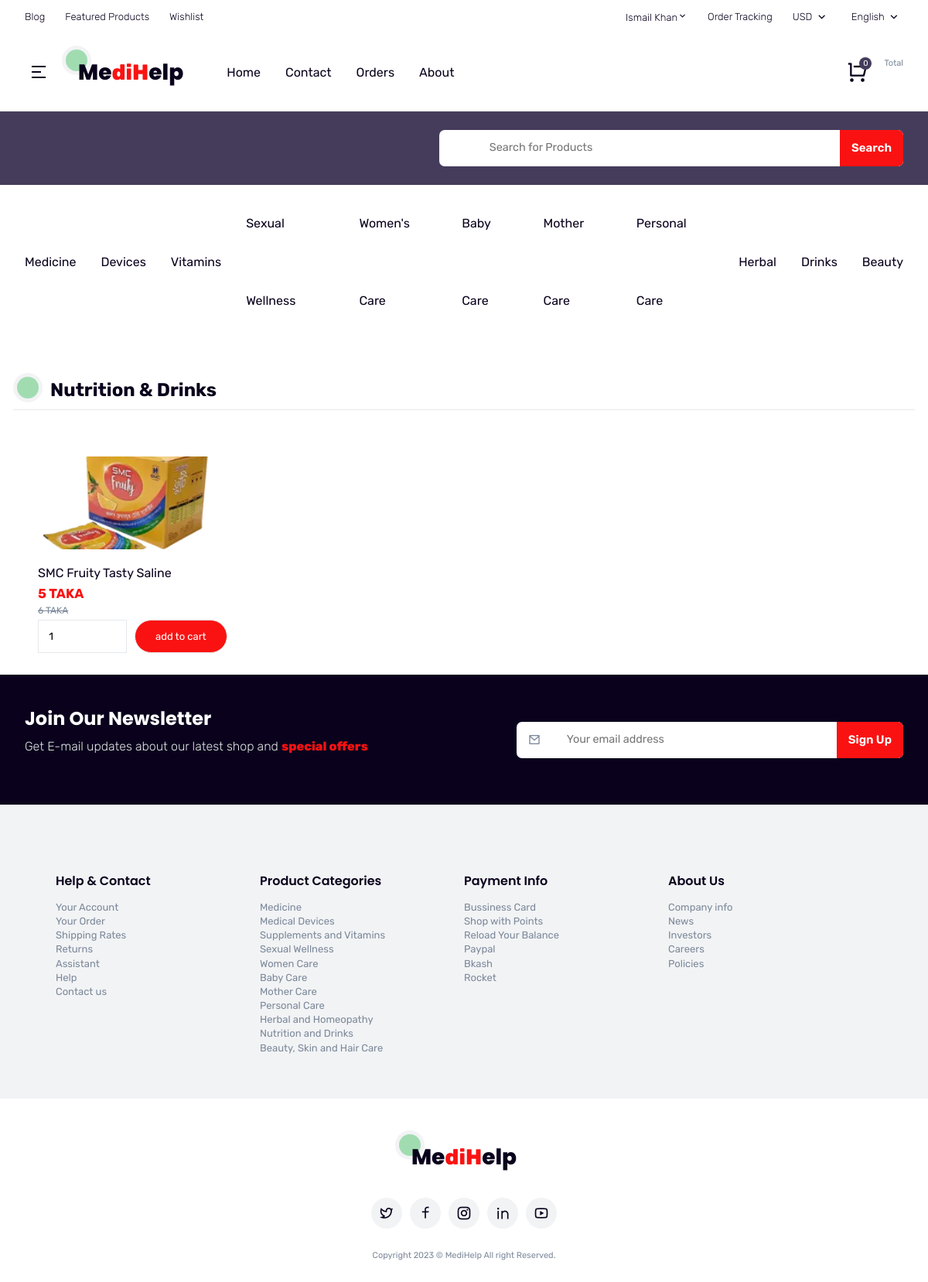
Page /drink.php (signed in) on the committed database.
### tables this page shows
CREATE TABLE `users` (
  `id` int(100) NOT NULL,
  `name` varchar(100) NOT NULL,
  `email` varchar(100) NOT NULL,
  `password` varchar(100) NOT NULL,
  `user_type` varchar(20) NOT NULL DEFAULT 'user'
);

CREATE TABLE `drink` (
  `id` int(100) NOT NULL,
  `name` varchar(100) NOT NULL,
  `gname` varchar(100) NOT NULL,
  `oprice` int(100) NOT NULL,
  `price` int(100) NOT NULL,
  `image` varchar(100) NOT NULL
);

### drink.php (the view, shortened to what this page needs)
<?php
include 'config.php';
$user_id = $_SESSION['user_id'];
?>
<!DOCTYPE html>
<html lang="en">
<head>
    <link rel="stylesheet" href="https://cdn.jsdelivr.net/npm/remixicon@2.5.0/fonts/remixicon.css">
    <link rel="stylesheet" href="https://cdnjs.cloudflare.com/ajax/libs/font-awesome/5.15.4/css/all.min.css"/>
    <link rel="stylesheet" href="https://cdnjs.cloudflare.com/ajax/libs/font-awesome/6.2.1/css/all.min.css"/>
    <link rel="stylesheet" href="https://cdnjs.cloudflare.com/ajax/libs/font-awesome/6.0.0/css/all.min.css">
    <link rel="stylesheet" href="https://cdn.jsdelivr.net/npm/swiper@8/swiper-bundle.min.css"/>
   <link rel="stylesheet" href="css/style.css">
   <link rel="stylesheet" href="css/style1.css">
</head>
<body>
<?php include 'header.php'; ?>
    <div id="page" class="site page-single">
    <header>
        <div class="header-main mobile-hide">
            <div class="container">
                <div class="wrapper flexitem">
                    <div class="right">
                        <div class="search-box">
                            <form action="" class="search">
                                <span class="icon-large"><i class="risearch-line"></i></span>
                                <input type="search" placeholder="Search for Products">
                                <button type="submit">Search</button>
                            </form>
                        </div>
                    </div>
                </div>
            </div>
        </div>
    </header>
    <?php include 'header1.php'; ?>
    <div class="features">
            <div class="container">
                <div class="wrapper">
                    <div class="column">
                        <div class="sectop flexitem">
                            <h2 style="text-align: center;"><span class="circle" style="text-align: center;"></span><span>Nutrition & Drinks</span></h2>
                        </div>
                        <div class="products main flexwrap">
                            <?php
                                $select_drink = mysqli_query($conn, "SELECT * FROM `drink` ") or die('query failed');
                                if(mysqli_num_rows($select_drink) > 0){
                                    while($fetch_drink = mysqli_fetch_assoc($select_drink)){
                            ?>
                            <form action="" method="post">
                            <div class="item">
                                <div class="media ">
                                    <div class="thumbnail object-cover-1">
                                        <a href="#">
                                            <img src="uploaded_img/<?php echo $fetch_drink['image']; ?>" alt="">
                                        </a>
                                    </div>
                                </div>
                                <div class="content">
                                    <h3 class="main-links"><a href="#"><?php echo $fetch_drink['name']; ?></a></h3>
                                    <div class="rrr">
                                        <div class="price">
                                            <span class="current"><?php echo $fetch_drink['oprice']; ?> TAKA</span>
                                            <span class="normal mini-text"><?php echo $fetch_drink['price']; ?> TAKA</span>
                                        </div>
                                    </div>
                                    <div class="quintity" style="display:flex;">
                                        <input type="number" min="1" name="product_quantity" value="1" style="width: 115px;">
                                        <input type="submit" value="add to cart" name="add_to_cart" class="primary-button mini-button" style="margin-left: 10px;">
                                    </div>
                                </div>
                            </div>
                            </form>
                            <?php
                                    }
                                }else{
                                    echo '<p class="empty">no products added yet!</p>';
                                }
                            ?>
                        </div>
                    </div>
                </div>
            </div>
        </div>
<?php include 'footer.php'; ?>
</div>
</body>
</html>

### header.php (shortened to what this page needs)
<div id="page" class="site page-home">
        <header>
            <div class="header-top mobile-hide">
                <div class="container">
                    <div class="wrapper flexitem">
                        <div class="left">
                            <ul class="flexitem main-link">
                                <li><a href="#">Blog</a></li>
                                <li><a href="#">Featured Products</a></li>
                                <li><a href="#">Wishlist</a></li>
                            </ul>
                        </div>
                        <div class="right">
                            <ul class="flexitem main-links">
                            <?php
                            	$select_user = mysqli_query($conn, "SELECT * FROM `users` WHERE id = '$user_id'") or die('query failed');
                                if(mysqli_num_rows($select_user) > 0){
                                    $fetch_user = mysqli_fetch_assoc($select_user);
                                };
                            ?>
                                <li><p><span><?php echo $fetch_user['name']; ?><i class="ri-arrow-down-s-line"></i></span></p>
                                </li>
                                <li><a href="#">Order Tracking</a></li>
                                <li><a href="#">USD <span class="icon-small"><i class="ri-arrow-down-s-line"></i></span></a>
                                </li>
                                <li><a href="#">English<span class="icon-small"><i class="ri-arrow-down-s-line"></i></span></a>
                                </li>
                            </ul>
                        </div>
                    </div>
                </div>
            </div>
        </header>
        <div class="header-nav">
            <div class="container">
                <div class="wrapper flexitem">
                    <a href="#" class="trigger dexktop-hide"><span class="i ri-menu-2-line"></span></a>
                    <div class="lift flexitem">
                        <div class="logo"><a href="home.php"><span class="circle"></span>Me<span class="logocolor">diH</span>elp</a></div>
                        <nav class="mobile-hide">
                            <ul class="flexitem second-links">
                                <li><a href="home.php">Home</a></li>
                                <li class="has-child">
                                    <a href="contact.php">Contact</a>
                                </li>
                                <li class="has-child">
                                    <a href="orders.php">Orders</a>
                                </li>
                                <li><a href="about.php">About</a>
                                </li>
                            </ul>
                        </nav>
                    </div>
                    <div class="right">
                           <ul class="flexitem second-link">
                            <li><a href="cart.php" class="iscart" style="display:flex; justify-content: speach-between;">
                                    <div class="icon-large">
                                          <?php
                                             $select_cart_number = mysqli_query($conn, "SELECT * FROM `cart` WHERE user_id = '$user_id'") or die('query failed');
                                             $cart_rows_number = mysqli_num_rows($select_cart_number);
                                          ?>
                                          <i class="ri-shopping-cart-line"></i>
                                          <div class="fly-item">
                                             <span class="item-number"><?php echo $cart_rows_number; ?></span>
                                          </div>
                                    </div>
                                    <div class="icon-text" >
                                          <div class="mini-text">Total</div>
                                    </div>
                                 </a>
                              </li>
                           </ul>
                    </div>
                </div>
            </div>
        </div>
      </div>

### css/style1.css (style rules this page uses)
:root { --primary-color: #fa1212; --red:#c0392b; --orange:#f39c12; --black:#333; --white:#fff; --light-color:#666; --light-white:#ccc; --light-bg:#f2f3f5; --border:.1rem solid #e5e8ec; --box-shadow:0 .5rem 1rem rgba(0,0,0,.1); }
* { font-family: 'Rubik', sans-serif; margin:0; padding:0; box-sizing: border-box; outline: none; border:none; text-decoration: none; transition:all .2s linear; }
html { font-size: 62.5%; overflow-x: hidden; }

### rows in the picture
users: name "Ismail Khan"
drink: image (picture), name "SMC Fruity Tasty Saline", oprice "5", price "6"

### other values in the picture
$cart_rows_number "0"
